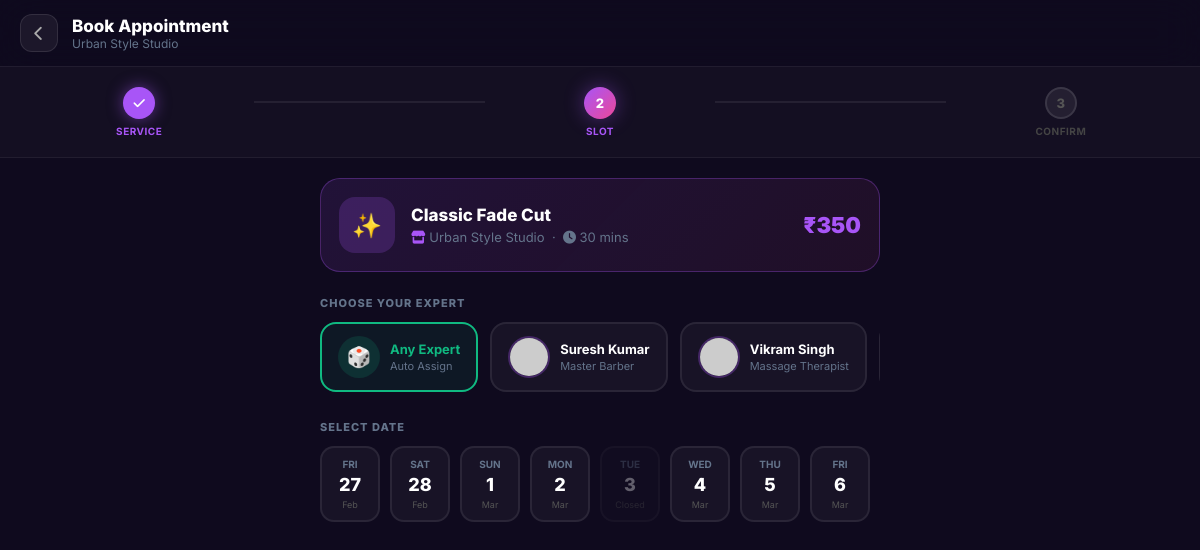
Screenshot of /booking/new/12 (signed in) with the database file from the repository.
### app.py (models this page shows)
class Salon(db.Model):
    id = db.Column(db.Integer, primary_key=True)
    name = db.Column(db.String(100), nullable=False)
    location = db.Column(db.String(200), nullable=False)
    rating = db.Column(db.Float, default=4.5)
    image_url = db.Column(db.String(300))
    logo_url = db.Column(db.String(300))
    map_url = db.Column(db.String(500))
    phone = db.Column(db.String(20))
    opening_time = db.Column(db.String(20))
    closing_time = db.Column(db.String(20))
    experience = db.Column(db.Integer)
    is_open = db.Column(db.Boolean, default=True)
    services = db.relationship('Service', backref='salon', lazy=True)
    workers = db.relationship('Worker', backref='salon', lazy=True)
    reviews = db.relationship('Review', backref='salon', lazy=True)
    owner_id = db.Column(db.Integer, db.ForeignKey('user.id'))

class Service(db.Model):
    id = db.Column(db.Integer, primary_key=True)
    name = db.Column(db.String(100), nullable=False)
    price = db.Column(db.Float, nullable=False)
    duration = db.Column(db.Integer, default=30) # in minutes
    category = db.Column(db.String(50)) # Hair, Makeup, Nails, etc.
    image_url = db.Column(db.String(500)) # Base64 or URL
    salon_id = db.Column(db.Integer, db.ForeignKey('salon.id'), nullable=False)

class Worker(db.Model):
    id = db.Column(db.Integer, primary_key=True)
    name = db.Column(db.String(100), nullable=False)
    role = db.Column(db.String(100)) # e.g., Senior Stylist
    phone = db.Column(db.String(20))
    aadhaar_number = db.Column(db.String(12), nullable=True)
    experience = db.Column(db.Integer, default=0)
    skills = db.Column(db.String(500)) # Comma separated skills
    image_url = db.Column(db.String(300))
    is_online = db.Column(db.Boolean, default=False)
    salon_id = db.Column(db.Integer, db.ForeignKey('salon.id'), nullable=False)
    user_id = db.Column(db.Integer, db.ForeignKey('user.id'), nullable=True)

### app.py (the view)
@app.route("/booking/new/<int:service_id>")
@login_required
def start_booking(service_id):
    service = Service.query.get_or_404(service_id)
    workers = Worker.query.filter_by(salon_id=service.salon_id).all()
    return render_template("cart.html", service=service, workers=workers)

### app.py (called while the page is built)
@login_manager.user_loader
def load_user(user_id):
    return User.query.get(int(user_id))

### templates/cart.html (shortened to what this page needs)
<!DOCTYPE html>
<html lang="en">
<head>
  <link rel="stylesheet" href="https://cdnjs.cloudflare.com/ajax/libs/font-awesome/6.5.0/css/all.min.css">
</head>
<body>
  <nav class="top-nav">
    <a href="{{ url_for('salon_details', salon_id=service.salon_id) }}" class="back-btn">
      <i class="fas fa-chevron-left"></i>
    </a>
    <div>
      <div class="nav-title">Book Appointment</div>
      <div class="nav-sub">{{ service.salon.name }}</div>
    </div>
  </nav>
  <div class="progress-bar">
    <div class="step done">
      <div class="step-circle"><i class="fas fa-check"></i></div>
      <div class="step-label">Service</div>
    </div>
    <div class="step-line" id="line1"></div>
    <div class="step active" id="step2">
      <div class="step-circle">2</div>
      <div class="step-label">Slot</div>
    </div>
    <div class="step-line" id="line2"></div>
    <div class="step pending" id="step3">
      <div class="step-circle">3</div>
      <div class="step-label">Confirm</div>
    </div>
  </div>
  <div class="main">
    <div class="service-selected">
      <div class="service-icon">✨</div>
      <div>
        <div class="service-name">{{ service.name }}</div>
        <div class="service-sub">
          <i class="fas fa-store" style="color:#a855f7"></i> {{ service.salon.name }} &nbsp;·&nbsp;
          <i class="fas fa-clock"></i> {{ service.duration or 30 }} mins
        </div>
      </div>
      <div class="service-price">₹{{ service.price|int }}</div>
    </div>
    <div class="section-wrap">
      <div class="section-label">Choose Your Expert</div>
      <div class="workers-scroll">
        <div class="any-worker selected" id="any-chip" onclick="selectWorker(this, '')">
          <div class="any-icon">🎲</div>
          <div>
            <div class="wname" style="color:#10b981">Any Expert</div>
            <div class="wrole">Auto Assign</div>
          </div>
        </div>
        {% for worker in workers %}
        <div class="worker-chip" onclick="selectWorker(this, '{{ worker.id }}')">
          <img src="{{ worker.image_url or 'https://i.pravatar.cc/150?u=' ~ worker.id }}"
            onerror="this.src='https://i.pravatar.cc/150?u={{ worker.id }}'">
          <div>
            <div class="wname">{{ worker.name }}</div>
            <div class="wrole">{{ worker.role or 'Stylist' }}</div>
          </div>
        </div>
        {% endfor %}
      </div>
    </div>
    <div class="section-wrap">
      <div class="section-label">Select Date</div>
      <div class="date-row" id="dateRow"></div>
    </div>
  </div>
</body>
</html>

### templates/cart.html (style rules this page uses)
* { margin: 0; padding: 0; box-sizing: border-box }
body { font-family: 'Inter', sans-serif; background: #0f0a1e; color: #e2e8f0; min-height: 100vh }
.top-nav { background: rgba(15, 10, 30, 0.9); backdrop-filter: blur(20px); border-bottom: 1px solid rgba(255, 255, 255, 0.08); padding: 14px 20px; display: flex; align-items: center; gap: 14px; position: sticky; top: 0; z-index: 100; }
.back-btn { width: 38px; height: 38px; border-radius: 12px; background: rgba(255, 255, 255, 0.06); border: 1px solid rgba(255, 255, 255, 0.1); display: flex; align-items: center; justify-content: center; color: #aaa; text-decoration: none; font-size: 15px; transition: 0.2s; }
.nav-title { font-size: 17px; font-weight: 800; color: #fff }
.nav-sub { font-size: 12px; color: #64748b }
.progress-bar { display: flex; align-items: center; padding: 20px 24px; background: rgba(255, 255, 255, 0.02); border-bottom: 1px solid rgba(255, 255, 255, 0.06); }
.step { display: flex; flex-direction: column; align-items: center; flex: 1; position: relative }
.step-circle { width: 32px; height: 32px; border-radius: 50%; display: flex; align-items: center; justify-content: center; font-weight: 800; font-size: 13px; margin-bottom: 6px; transition: 0.3s; }
.step.done .step-circle { background: #a855f7; color: #fff; box-shadow: 0 0 16px rgba(168, 85, 247, 0.5) }
.step.active .step-circle { background: linear-gradient(135deg, #a855f7, #ec4899); color: #fff; box-shadow: 0 0 20px rgba(168, 85, 247, 0.4) }
.step.pending .step-circle { background: rgba(255, 255, 255, 0.07); color: #555; border: 2px solid rgba(255, 255, 255, 0.1) }
.step-label { font-size: 10px; font-weight: 700; text-transform: uppercase; letter-spacing: 0.5px }
.step.done .step-label, .step.active .step-label { color: #a855f7 }
.step.pending .step-label { color: #444 }
.step-line { flex: 1; height: 2px; background: rgba(255, 255, 255, 0.07); margin-bottom: 20px; transition: 0.3s }
.main { padding: 20px; max-width: 600px; margin: 0 auto; }
.service-selected { background: linear-gradient(135deg, rgba(168, 85, 247, 0.12), rgba(236, 72, 153, 0.08)); border: 1px solid rgba(168, 85, 247, 0.3); border-radius: 20px; padding: 18px; display: flex; align-items: center; gap: 16px; margin-bottom: 24px; }
.service-icon { width: 56px; height: 56px; border-radius: 16px; background: rgba(168, 85, 247, 0.2); display: flex; align-items: center; justify-content: center; font-size: 24px; flex-shrink: 0; }
.service-name { font-size: 17px; font-weight: 800; color: #fff; margin-bottom: 4px }
.service-sub { font-size: 13px; color: #64748b }
.service-price { font-size: 22px; font-weight: 900; color: #a855f7; margin-left: auto; white-space: nowrap }
.section-label { font-size: 11px; font-weight: 800; color: #64748b; text-transform: uppercase; letter-spacing: 1px; margin: 0 0 12px; }
.section-wrap { margin-bottom: 24px }
.workers-scroll { display: flex; gap: 12px; overflow-x: auto; padding-bottom: 4px; scrollbar-width: none }
.worker-chip { flex-shrink: 0; background: rgba(255, 255, 255, 0.04); border: 2px solid rgba(255, 255, 255, 0.08); border-radius: 16px; padding: 12px 16px; display: flex; align-items: center; gap: 10px; cursor: pointer; transition: all 0.2s; min-width: 160px; }
.worker-chip img { width: 42px; height: 42px; border-radius: 50%; object-fit: cover; border: 2px solid rgba(168, 85, 247, 0.3) }
.wname { font-size: 13px; font-weight: 700; color: #fff }
.wrole { font-size: 11px; color: #64748b; margin-top: 2px }
.any-worker { flex-shrink: 0; background: rgba(255, 255, 255, 0.04); border: 2px solid rgba(255, 255, 255, 0.08); border-radius: 16px; padding: 12px 16px; display: flex; align-items: center; gap: 10px; cursor: pointer; transition: all 0.2s; min-width: 140px; }
.any-worker.selected { border-color: #10b981; background: rgba(16, 185, 129, 0.08) }
.any-icon { width: 42px; height: 42px; border-radius: 50%; background: rgba(16, 185, 129, 0.15); display: flex; align-items: center; justify-content: center; font-size: 20px }
.date-row { display: flex; gap: 10px; overflow-x: auto; padding-bottom: 4px; scrollbar-width: none }

### rows the page displays
Salon: salon.name "Urban Style Studio"
Service: name "Classic Fade Cut", duration "30", price "350"
Worker: name "Suresh Kumar", role "Master Barber"
Worker: name "Vikram Singh", role "Massage Therapist"
